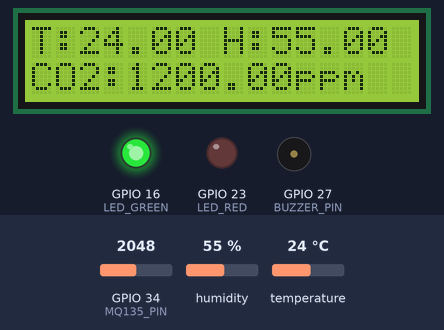
The sketch below on a simulated ESP32. On the bench: 16×2 character LCD, output pins drawn as LEDs (lit = HIGH), buzzer (waves = sounding). Dashed ring = blinking. The test bench sets the inputs (shaded band); at power-on: GPIO 34 (MQ135_PIN) = 2048, humidity 55 %, temperature 24 °C (analog values on the 0–4095 scale). WiFi joins after 1.5 s; servers stay silent unless stated; random numbers use the default seed unless the sketch sets one; no MQTT or app messages arrive unless stated; what the sketch prints to the serial monitor is not drawn.

Above: at 4.2 s.
4.3 s: GPIO 34 (MQ135_PIN) set to 2516
At 5.8 s:
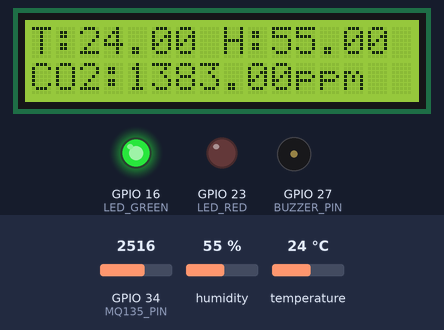
6.6 s: GPIO 34 (MQ135_PIN) set to 2614
At 8.5 s:
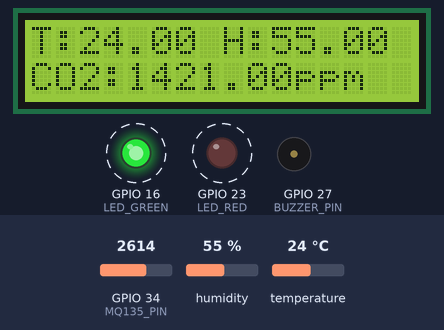
10.8 s: humidity set to 22 %
At 12.3 s:
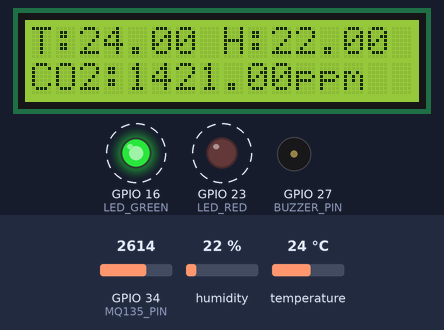
12.6 s: temperature set to 12 °C
At 16.0 s:
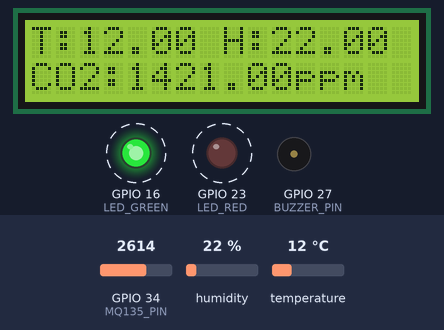
Timing chart, 0 to 28.1 s (numbered marks = the images above; inputs shaded):
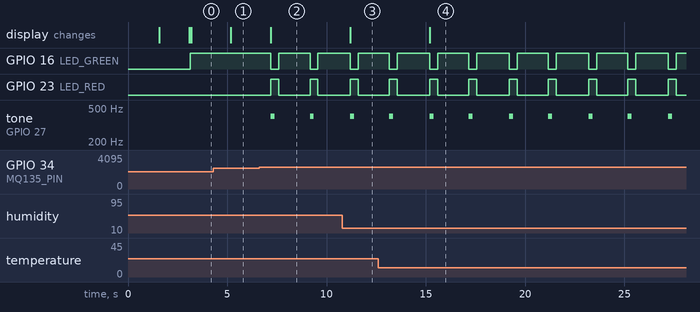

The sketch:

ESP32_AIR_QUALITY.ino
```cpp
/*************************************************
 * ESP32 Air Quality Monitor
 * MQTT JSON + TLS
 *************************************************/

/* ================= LIBRARIES ==================== */
#include <WiFi.h>
#include <WiFiClientSecure.h>
#include <PubSubClient.h>
#include <ArduinoJson.h>
#include <Wire.h>
#include <DHT.h>
#include <LiquidCrystal_I2C.h>

/* ================= WIFI ========================= */
const char* ssid = "67dtp302";
const char* password = "lusaco123";

/* ================= MQTT ========================= */
const char* mqtt_server   = "2984d72cfc7a4036be874332eae56b97.s1.eu.hivemq.cloud";
const int   mqtt_port     = 8883;
const char* mqtt_username = "air-quality";
const char* mqtt_password = "AirQuality123";

/* ================= PIN ========================== */
#define DHTPIN       4
#define DHTTYPE      DHT11
#define MQ135_PIN    34
#define BUZZER_PIN   27
#define LED_GREEN    16
#define LED_RED      23

/* ================= OBJECT ======================= */
WiFiClientSecure espClient;
PubSubClient client(espClient);
DHT dht(DHTPIN, DHTTYPE);
LiquidCrystal_I2C lcd(0x27, 16, 2);

/* ================= STATE ======================== */
bool buzzerState = false;
bool ledRedState = false;
unsigned long lastMsg = 0;
unsigned long ledBlinkMillis = 0;
bool ledBlinkState = false;

/* ================= WIFI ========================= */
void setupWiFi() {
  WiFi.begin(ssid, password);
  Serial.print("Connecting WiFi");
  while (WiFi.status() != WL_CONNECTED) {
    delay(500);
    Serial.print(".");
  }
  Serial.println("\nWiFi connected");
}

/* ================= MQTT CALLBACK ================= */
void mqttCallback(char* topic, byte* payload, unsigned int length) {
  String message;
  for (uint8_t i = 0; i < length; i++) {
    message += (char)payload[i];
  }

  Serial.print("MQTT [");
  Serial.print(topic);
  Serial.print("] ");
  Serial.println(message);

  if (String(topic) == "esp32/control") {
    StaticJsonDocument<128> doc;
    DeserializationError err = deserializeJson(doc, message);

    if (!err) {
      if (doc.containsKey("buzzer")) {
        buzzerState = doc["buzzer"];
      }
      if (doc.containsKey("led")) {
        ledRedState = doc["led"];
      }
    }
  }
}

/* ================= MQTT RECONNECT ================= */
void reconnectMQTT() {
  while (!client.connected()) {
    Serial.print("Connecting MQTT...");
    String clientId = "ESP32-Air-";
    clientId += String(random(0xffff), HEX);

    if (client.connect(clientId.c_str(), mqtt_username, mqtt_password)) {
      Serial.println("connected");
      client.subscribe("esp32/control");
    } else {
      Serial.println("failed, retry 5s");
      delay(5000);
    }
  }
}

/* ================= SETUP ========================= */
void setup() {
  Serial.begin(115200);

  // LCD - SDA = 32, SLC = 33
  Wire.begin(32, 33);
  lcd.init();
  lcd.backlight();

  dht.begin();
  analogReadResolution(12);

  pinMode(BUZZER_PIN, OUTPUT);
  pinMode(LED_RED, OUTPUT);
  pinMode(LED_GREEN, OUTPUT);

  setupWiFi();

  espClient.setInsecure();
  client.setServer(mqtt_server, mqtt_port);
  client.setCallback(mqttCallback);

  lcd.setCursor(0, 0);
  lcd.print("ESP32 READY");
  delay(1500);
  lcd.clear();
}

/* ================= LOOP ========================== */
void loop() {
  if (!client.connected()) reconnectMQTT();
  client.loop();

  unsigned long now = millis();

  /* ===== LED ===== */
  if (ledRedState) {
    digitalWrite(LED_GREEN, LOW);
    if (now - ledBlinkMillis > 500) {
      ledBlinkMillis = now;
      ledBlinkState = !ledBlinkState;
      digitalWrite(LED_RED, ledBlinkState);
    }
  } else {
    digitalWrite(LED_RED, LOW);
    digitalWrite(LED_GREEN, HIGH);
  }

  /* ===== BUZZER ===== */
  if (buzzerState) {
    tone(BUZZER_PIN, 400);   // kêu liên tục ở tần số 400Hz
    delay(100);              // giữ 100ms
    noTone(BUZZER_PIN);      // tắt còi
    delay(100);              // nghỉ 100ms
  }
  else noTone(BUZZER_PIN);

  /* ===== SENSOR ===== */
  if (now - lastMsg > 2000) {
    lastMsg = now;

    float t = dht.readTemperature();
    float h = dht.readHumidity();
    float co2 = map(analogRead(MQ135_PIN), 0, 4095, 400, 2000);

    lcd.clear();
    lcd.setCursor(0, 0);
    lcd.print("T:");
    lcd.print(t);
    lcd.print(" H:");
    lcd.print(h);

    lcd.setCursor(0, 1);
    lcd.print("CO2:");
    lcd.print(co2);
    lcd.print("ppm");

    StaticJsonDocument<256> doc;
    doc["temperature"] = t;
    doc["humidity"] = h;
    doc["co2_ppm"] = co2;

    char buffer[256];
    serializeJson(doc, buffer);
    client.publish("airquality/data", buffer);

    // LED + Buzzer theo ngưỡng
    if (co2 < 1400) {
      noTone(BUZZER_PIN);
      digitalWrite(LED_GREEN, HIGH);
      digitalWrite(LED_RED, LOW);
    } else {
      digitalWrite(LED_GREEN, LOW);
      digitalWrite(LED_RED, HIGH);

      tone(BUZZER_PIN, 400);   // kêu liên tục ở tần số 400Hz
      delay(200);              // giữ 100ms
      noTone(BUZZER_PIN);      // tắt còi
      delay(200);              // nghỉ 100ms
    }
  }
}
```

Measured:
- the behaviour switches between 2559 and 2560 on GPIO 34 (MQ135_PIN) (found by bisection; images 1 and 2)
- after the input at 4.3 s, the display: changes after 0.86 s (image 1)
- after the input at 6.6 s, GPIO 16 (LED_GREEN): alternates HIGH for 1.6 s and LOW for 0.40 s, starting after 0.59 s; GPIO 23 (LED_RED): alternates HIGH for 0.40 s and LOW for 1.6 s, starting after 0.59 s; tone on GPIO 27 (BUZZER_PIN): alternates 400 Hz for 0.20 s and silent for 1.8 s, starting after 0.59 s; the display: changes after 0.59 s (image 2)
- after the input at 10.8 s, the display: changes after 0.39 s (image 3)
- after the input at 12.6 s, the display: changes after 2.6 s (image 4)
